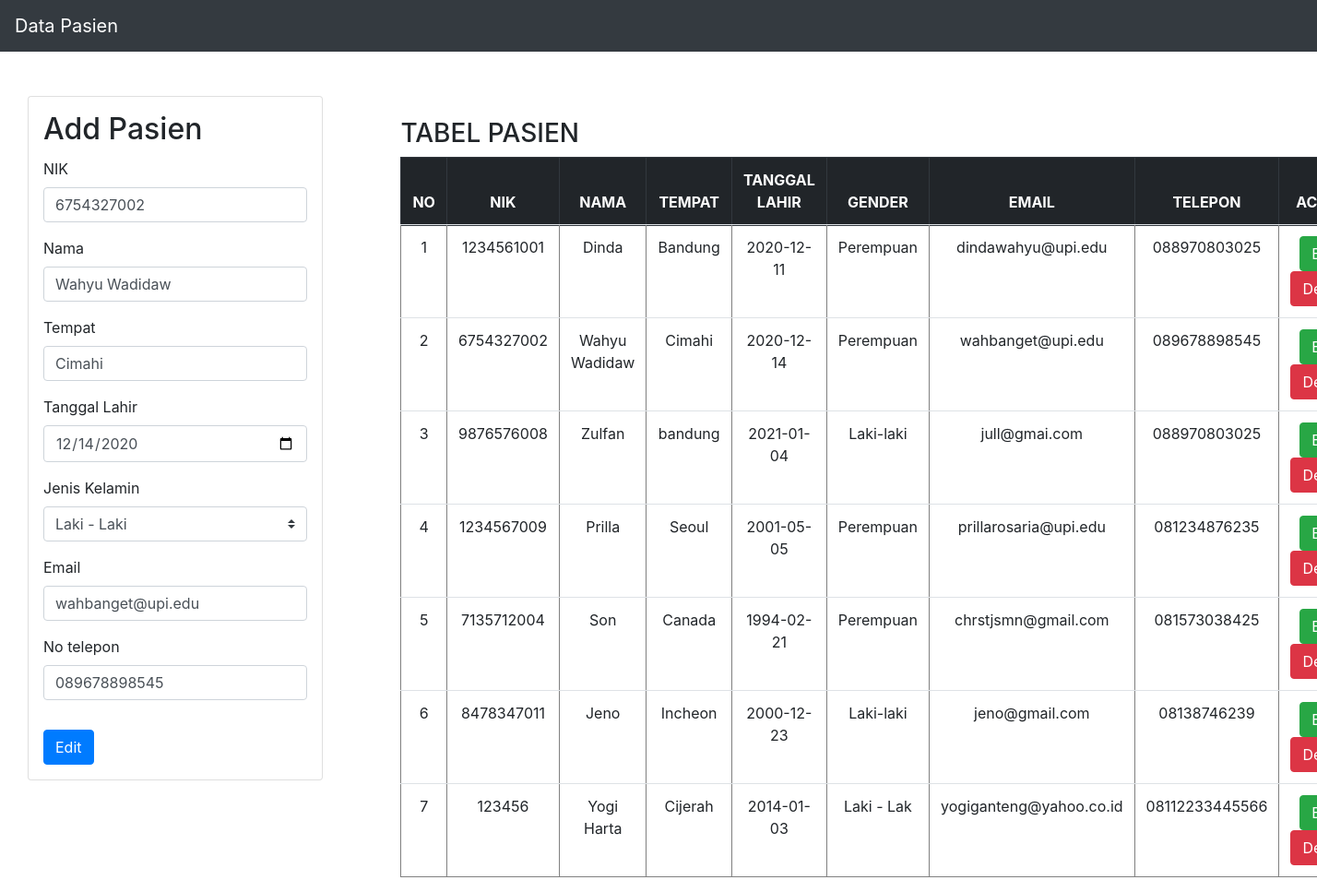
Screenshot of /sourceCode/index.php?editForm&id=2 with the database file from the repository.
### tables this page shows
CREATE TABLE `pasien` (
  `id` int(11) NOT NULL,
  `nik` varchar(100) NOT NULL,
  `nama` varchar(100) NOT NULL,
  `tempat` varchar(100) NOT NULL,
  `tl` varchar(100) NOT NULL,
  `gender` varchar(10) NOT NULL,
  `email` varchar(100) NOT NULL,
  `telp` varchar(100) NOT NULL
);

### sourceCode/presenter/ProsesPasien.php (called while the page is built, shortened)
<?php
class ProsesPasien implements KontrakPresenter
{
	private $tabelpasien;
	private $data = [];
	function __construct()
	{
		try {
			$db_host = "localhost";
			$db_user = "root";
			$db_password = "";
			$db_name = "mvp_01";
			$this->tabelpasien = new TabelPasien($db_host, $db_user, $db_password, $db_name);
			$this->data = array();
		} catch (Exception $e) {
			echo "wiw error" . $e->getMessage();
		}
	}
	function prosesDataPasien()
	{
		try {
			$this->tabelpasien->open();
			$this->tabelpasien->getPasien();
			while ($row = $this->tabelpasien->getResult()) {
				$pasien = new Pasien();
				$this->data[] = $row;
			}
		} catch (Exception $e) {
			echo "wiw error part 2" . $e->getMessage();
		}
	}
	function getId($i)
	{
		return $this->data[$i]['id'];
	}
	function getNik($i)
	{
		return $this->data[$i]['nik'];
	}
	function getNama($i)
	{
		return $this->data[$i]['nama'];
	}
	function getTempat($i)
	{
		return $this->data[$i]['tempat'];
	}
	function getTl($i)
	{
		return $this->data[$i]['tl'];
	}
	function getGender($i)
	{
		return $this->data[$i]['gender'];
	}
	function getEmail($i)
	{
		return $this->data[$i]['email'];
	}
	function getTelp($i)
	{
		return $this->data[$i]['telp'];
	}
	function getIndex($id)
	{
		$this->prosesDataPasien();
		for ($i = 0; $i < $this->getSize(); $i++) {
			if ($id == $this->getId($i)){
				return ($i);
				break;
			}
		}
	}
	function getSize()
	{
		return sizeof($this->data);
	}
}

### sourceCode/model/DB.class.php (called while the page is built, shortened)
<?php
class DB
{
	var $db_host = '';
	var $db_user = '';
	var $db_password = '';
	var $db_name = '';
	var $db_link = '';
	var $result = 0;
	function __construct($db_host = '', $db_user = '', $db_password = '', $db_name = '')
	{
		$this->db_host = $db_host;
		$this->db_user = $db_user;
		$this->db_password = $db_password;
		$this->db_name = $db_name;
	}
	function open()
	{
		$this->db_link = mysqli_connect($this->db_host, $this->db_user, $this->db_password, $this->db_name);
	}
	function execute($query = "")
	{
		$this->result = mysqli_query($this->db_link, $query);
		return $this->result;
	}
	function getResult()
	{
		return mysqli_fetch_array($this->result);
	}
}

### sourceCode/model/TabelPasien.class.php (called while the page is built, shortened)
<?php
class TabelPasien extends DB
{
	function getPasien()
	{
		$query = "SELECT * FROM pasien";
		return $this->execute($query);
	}
}

### sourceCode/view/TampilPasien.php (the view, shortened to what this page needs)
<?php
include("presenter/ProsesPasien.php");
class TampilPasien implements KontrakView
{
	private $prosespasien;
	function __construct()
	{
		$this->prosespasien = new ProsesPasien();
	}
	function tampil($id)
	{
		$this->prosespasien->prosesDataPasien();
		$data = null;
		for ($i = 0; $i < $this->prosespasien->getSize(); $i++) {
			$no = $i + 1;
			$data .= "<tr>
			<td>" . $no . "</td>
			<td>" . $this->prosespasien->getNik($i) . "</td>
			<td>" . $this->prosespasien->getNama($i) . "</td>
			<td>" . $this->prosespasien->getTempat($i) . "</td>
			<td>" . $this->prosespasien->getTl($i) . "</td>
			<td>" . $this->prosespasien->getGender($i) . "</td>
			<td>" . $this->prosespasien->getEmail($i) . "</td>
			<td>" . $this->prosespasien->getTelp($i) . "</td>
			<td> <a href='index.php?editForm&id=" . $this->prosespasien->getId($i) . "'><button type='button' class='btn btn-success'>Edit</button></a>
			<a href='index.php?delete&id=" . $this->prosespasien->getId($i) . "'><button type='button' class='btn btn-danger' >Delete</button></a></td>";
		}
		if ($id == null) {
			$add = '
				<div class="container-fluid d-flex">
				<div class="col-lg-3 col-md-4 col-sm-4 col-4">
					<div class="card p-3 mr-6">
					<h2 class="card-title">Add Pasien</h2>
					<form action="index.php" method="POST">
						<div class="form-row">
						<div class="form-group col">
							<label for="tjudul">NIK</label>
							<input type="text" class="form-control" name="nik" required />
						</div>
						</div>
						<div class="form-row">
						<div class="form-group col">
							<label for="tpenerbit">Nama</label>
							<input type="text" class="form-control" name="nama" required />
						</div>
						</div>
						<div class="form-row">
						<div class="form-group col">
							<label for="tpenerbit">Tempat</label>
							<input type="text" class="form-control" name="tempat" required />
						</div>
						</div>
						<div class="form-row">
						<div class="form-group col">
							<label for="tpenerbit">Tanggal Lahir</label>
							<input type="date" class="form-control" name="ttl" required />
						</div>
						</div>
						<div class="form-row">
						<div class="form-group col">
							<label for="tauthor">Jenis Kelamin</label>
							<select class="custom-select form-control" name="kelamin">
							<option value="Laki - Laki">Laki - Laki</option>
							<option value="Perempuan">Perempuan</option>
							</select>
						</div>
						</div>
						<div class="form-row">
						<div class="form-group col">
							<label for="tpenerbit">Email</label>
							<input type="email" class="form-control" name="email" required />
						</div>
						</div>
						<div class="form-row">
						<div class="form-group col">
							<label for="tpenerbit">No telepon</label>
							<input type="text" class="form-control" name="telp" required />
						</div>
						</div>
						<button type="submit" name="add" class="btn btn-primary mt-3">Add</button>
					</form>
					</div>
				</div>';
		}else{
			$j = $this->prosespasien->getIndex($id);
			$add = '
				<div class="container-fluid d-flex">
				<div class="col-lg-3 col-md-4 col-sm-4 col-4">
					<div class="card p-3 mr-6">
					<h2 class="card-title">Add Pasien</h2>
					<form action="index.php" method="POST">
						<div class="form-row">
						<div class="form-group col">
							<label for="tjudul">NIK</label>
							<input type="hidden" class="form-control" name="id" value = "'. $this->prosespasien->getId($j) . '" required />
							<input type="text" class="form-control" name="nik" value = "'. $this->prosespasien->getNik($j) . '" required />
						</div>
						</div>
						<div class="form-row">
						<div class="form-group col">
							<label for="tpenerbit">Nama</label>
							<input type="text" class="form-control" name="nama" value = "'. $this->prosespasien->getNama($j) . '" required />
						</div>
						</div>
						<div class="form-row">
						<div class="form-group col">
							<label for="tpenerbit">Tempat</label>
							<input type="text" class="form-control" name="tempat" value = "'. $this->prosespasien->getTempat($j) . '"  required />
						</div>
						</div>
						<div class="form-row">
						<div class="form-group col">
							<label for="tpenerbit">Tanggal Lahir</label>
							<input type="date" class="form-control" name="ttl" value = "'. $this->prosespasien->getTl($j) . '"  required />
						</div>
						</div>
						<div class="form-row">
						<div class="form-group col">
							<label for="tauthor">Jenis Kelamin</label>
							<select class="custom-select form-control" name="kelamin"  value = "'. $this->prosespasien->getGender($j) . '" >
							<option value="Laki-laki">Laki - Laki</option>
							<option value="Perempuan">Perempuan</option>
							</select>
						</div>
						</div>
						<div class="form-row">
						<div class="form-group col">
							<label for="tpenerbit">Email</label>
							<input type="email" class="form-control" name="email" value = "'. $this->prosespasien->getEmail($j) . '"  required />
						</div>
						</div>
						<div class="form-row">
						<div class="form-group col">
							<label for="tpenerbit">No telepon</label>
							<input type="text" class="form-control" name="telp" value = "'. $this->prosespasien->getTelp($j) . '"  required />
						</div>
						</div>
						<button type="submit" name="edit" class="btn btn-primary mt-3">Edit</button>
					</form>
					</div>
				</div>';
		}
	}
}

### rows the page displays
pasien: kelamin "Laki - Laki", no "1", nik "1234561001", nama "Dinda", tempat "Bandung", tl "2020-12-11", gender "Perempuan", email "dindawahyu@upi.edu", telp "088970803025"
pasien: no "2", nik "6754327002", nama "Wahyu Wadidaw", tempat "Cimahi", tl "2020-12-14", gender "Perempuan", email "wahbanget@upi.edu", telp "089678898545"
pasien: no "3", nik "9876576008", nama "Zulfan", tempat "bandung", tl "2021-01-04", gender "Laki-laki", email "jull@gmai.com", telp "088970803025"
pasien: no "4", nik "1234567009", nama "Prilla", tempat "Seoul", tl "2001-05-05", gender "Perempuan", email "prillarosaria@upi.edu", telp "081234876235"
pasien: no "5", nik "7135712004", nama "Son", tempat "Canada", tl "1994-02-21", gender "Perempuan", email "chrstjsmn@gmail.com", telp "081573038425"
pasien: no "6", nik "8478347011", nama "Jeno", tempat "Incheon", tl "2000-12-23", gender "Laki-laki", email "jeno@gmail.com", telp "08138746239"
pasien: no "7", nik "123456", nama "Yogi Harta", tempat "Cijerah", tl "2014-01-03", gender "Laki - Lak", email "yogiganteng@yahoo.co.id", telp "08112233445566"
